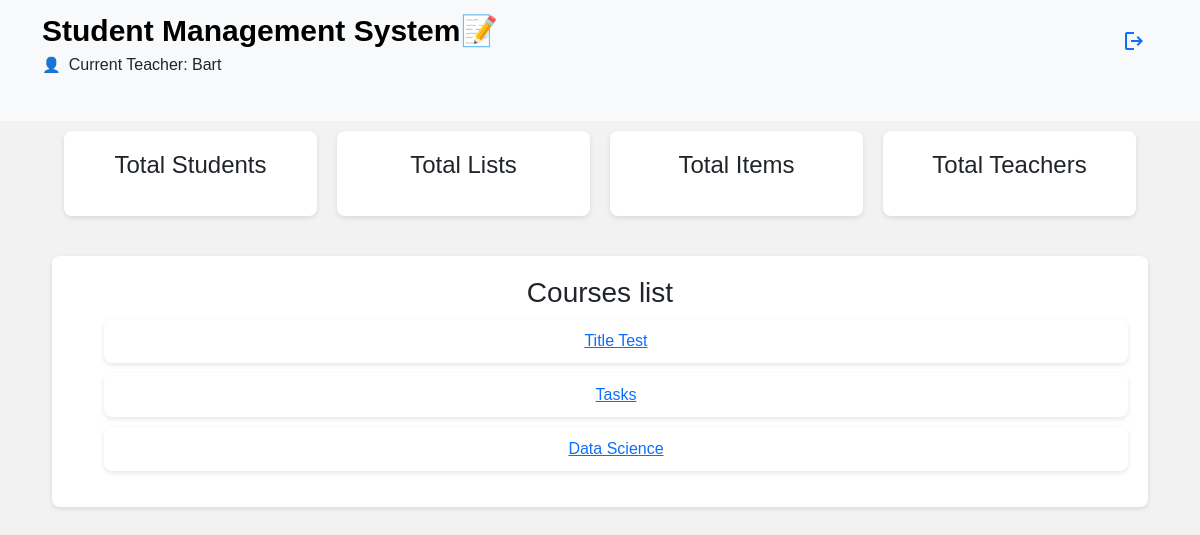
/app/ (signed in), run on the app's committed database.
### app/models.py (models this page shows, shortened)
class User(AbstractUser):
    def __str__(self):
        return f'{self.first_name} {self.last_name}'

class List(models.Model):
    title = models.CharField(max_length=100)
    user = models.ForeignKey(User, on_delete=models.CASCADE, related_name='lists')

### app/views.py (the view)
# urls.py: path('', views.index, name='app_index'),
def index(request):
    if request.user.is_authenticated:
        return render(request, template_name = 'app/app.html')
    else:
        return redirect('app_login')

### app/templates/app/app.html (shortened to what this page needs)
<!DOCTYPE html>
<html lang="en">
<head>
</head>
<body>
    {% extends "app/base_app.html" %}
    {% block content %}
    <div class="container">
        <div class="card1">
            <h4 align="center">Total Students {{ total_students }}</h4>
        </div>
        <div class="card1">
            <h4 align="center">Total Lists</h4>
        </div>
        <div class="card1">
            <h4 align="center">Total Items</h4>
        </div>
        <div class="card1">
            <h4 align="center">Total Teachers</h4>
        </div>
    </div>
    <div class="card2">
        <h3 align="center">Courses list</h3>
        <ul>
            {% for list in user.lists.all %}
            <li>
                <a href="{% url 'to_do_list' list.id %}">{{ list.title }}</a>
            </li>
            {% endfor %}
        </ul>
    </div>
    {% endblock %}

### app/templates/app/base_app.html (shortened to what this page needs)
<!DOCTYPE html>
<html lang="en">
<head>
    <link href="https://cdn.jsdelivr.net/npm/bootstrap@5.3.3/dist/css/bootstrap.min.css" rel="stylesheet">
</head>
<body>
    <nav class="navbar bg-body-tertiary">
        <div class="container">
            <p><a class="navbar-brand"><b><span style="font-size:30px">Student Management System</span><span class="user-icon" style="font-size:30px">&#128221;</span></b></a>
                <br/> <span style='font-size:15px;' class="user-icon" >&#128100;</span>Current Teacher: {{user.first_name}}
            </p>
            <p class="navbar-toggler align-right">
                <a title="Logout" href="{% url 'app_logout' %}">
                    <span class="material-symbols-outlined">logout</span>
                </a>
            <br/>
                {% url 'to_do_list' list.id as to_do_list_url %}
                {% url 'open_item' list.id item.id as open_item_url %}
            </p>
        </div>
    </nav>
    <div class="container">
        <br/>
        {% block content %}
        {% endblock %}
    </div>
</body>
</html>

### app/templates/app/app.html (style rules this page uses)
body { font-family: "Questa Grande", sans-serif; background-color: #f2f2f2; }
.container { display: flex; justify-content: space-around; flex-wrap: wrap; margin-bottom: 20px; }
.card1 { background-color: #fff; border-radius: 8px; box-shadow: 0px 2px 5px rgba(0, 0, 0, 0.1); padding: 20px; margin: 10px; flex: 1; transition: transform 0.3s ease; }
.card2 { background-color: #fff; border-radius: 8px; box-shadow: 0px 2px 5px rgba(0, 0, 0, 0.1); padding: 20px; margin: 10px; flex: 1; transition: transform 0.3s ease; align-items:center; justify-content: center; }
h3 { color: #333; text-align: center; margin-top: 20px; }
ul { list-style-type: none; padding: 0; margin: 0; text-align: center; }
li { background-color: #fff; border-radius: 8px; box-shadow: 0px 2px 5px rgba(0, 0, 0, 0.1); padding: 10px 20px; margin: 10px 0; transition: background-color 0.3s ease; }
a { color: #007bff; text-decoration: none; }

### app/templates/app/base_app.html (style rules this page uses)
body { font-family: "Questa Grande", sans-serif; background-color: #f2f2f2; }
.material-symbols-outlined { font-variation-settings: 'FILL' 0, 'wght' 400, 'GRAD' 0, 'opsz' 24 }
.navbar { background-color: #f8f9fa !important; }
.navbar-brand { font-size: 24px; }
.user-icon { font-size: 24px; margin-right: 8px; }

### data on the page
User: first_name "Bart"
List: title "Title Test"
List: title "Tasks"
List: title "Data Science"
